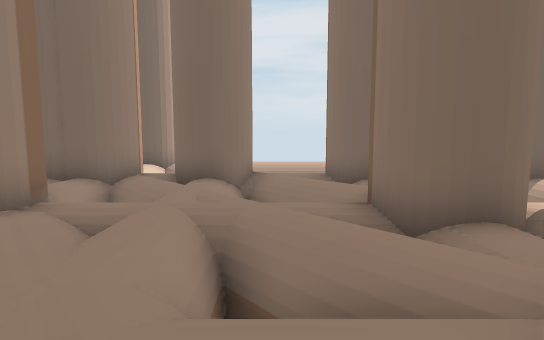
View 1 (above)

13 first-person views from a walk through a Unity game level. The camera is 0.51 m above the floor, tilts 6° down and sees 80° across. The floor is counted in squares, 0.5 m on a side. Each view is taken from the middle of a square. On the plan, view 1 faces up. The plan holds only what a view shows up to about 12 squares ahead; the rest is blank. The place goes on beyond the plan. The player is left out.

View 2
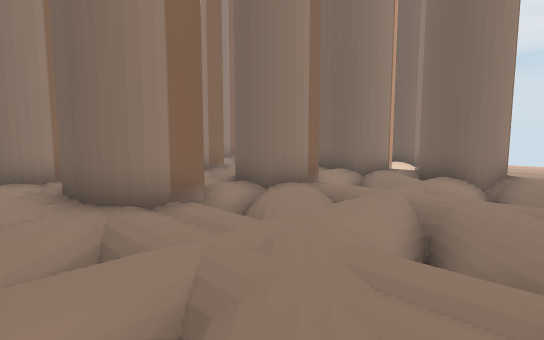

View 3
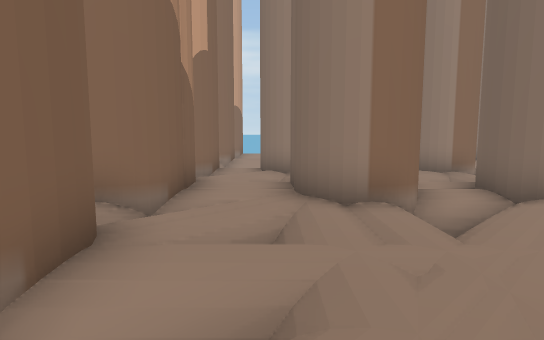

View 4
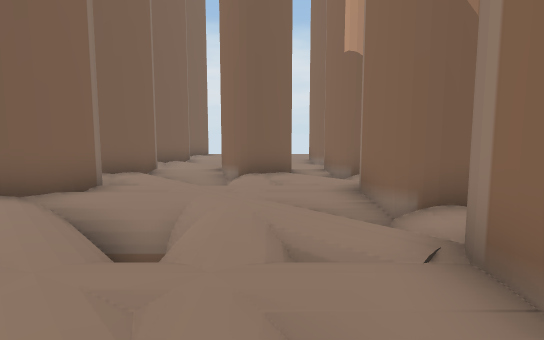

View 5
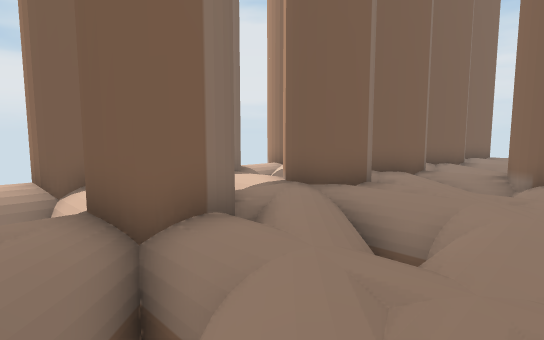

View 6
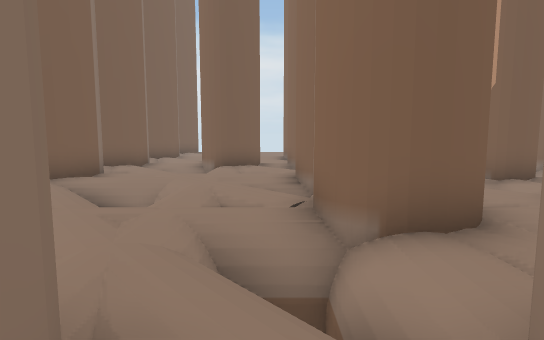

View 7
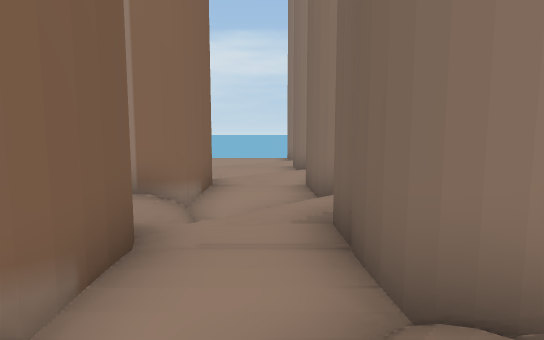

View 8
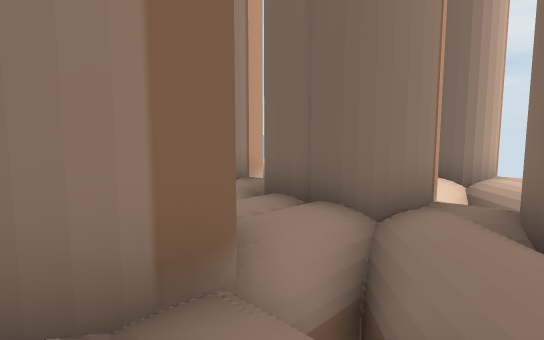

View 9
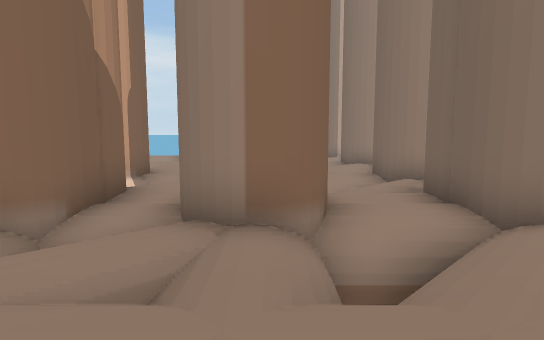

View 10
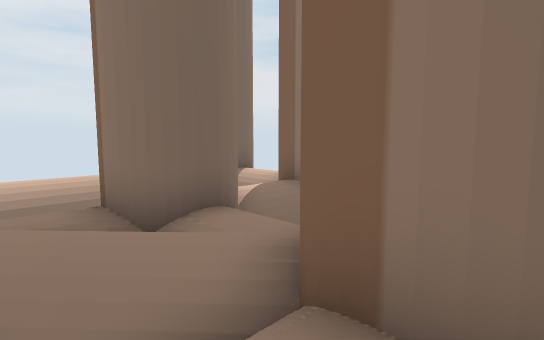

View 11
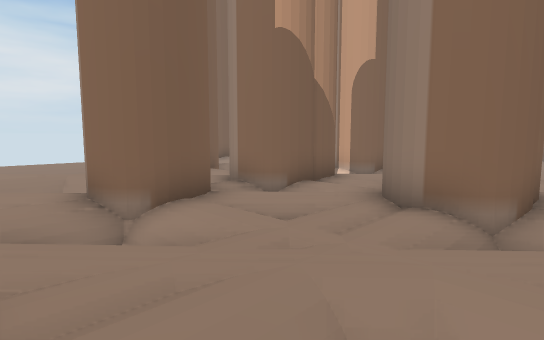

View 12
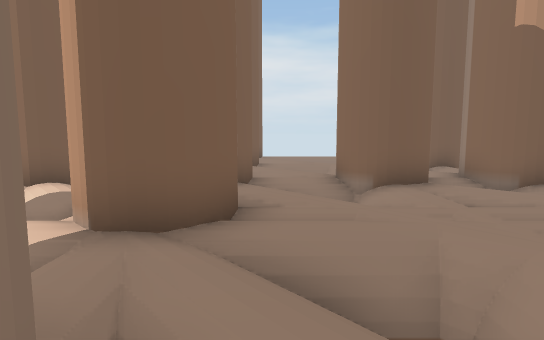

View 13
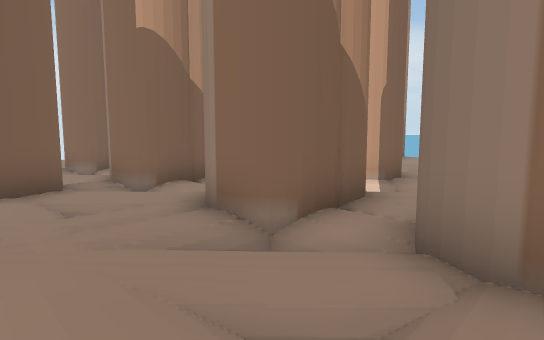

### Floor plan
Key: @ floor where view 1 was taken; # wall or solid block; x gap in a wall; . main floor; - floor 0.05 m lower than the main floor; _ floor 0.1 m lower than the main floor; < floor 0.15 m lower than the main floor; / step, stairs or slope; = window, fence, low wall or low ledge; v drop or lower ground.
Columns run from 9 left of view 1 to 5 right of it. Each row starts with its distance up from view 1.
 12     ##
 11
 10
  9  #x  #.##.## ..
  8 ##.###.##.-##<v
  7 ---.-//. v.--
  6 ##v-##v//vv## v
  5  #####.....##.#
  4  #  ##.////##.
  3  #/.=//./v///
  2  #/###/.///##_
  1  #.###.....##-#
  0  #.--.///@-#
 -1  #..-/.- v.-
 -2  ########_###
 -3         #-##

Where each view was taken, in squares from view 1:
view 1: 0 up, 0 right, facing up
view 2: 1 down, 1 right, facing up-left
view 3: 0 up, 1 right, facing left
view 4: 7 up, 2 left, facing down
view 5: 7 up, 2 left, facing down-right
view 6: 9 up, 3 left, facing down
view 7: 7 up, 2 left, facing left
view 8: 4 up, 2 left, facing up-left
view 9: 5 up, 0 right, facing left
view 10: 4 up, 0 right, facing up-right
view 11: 3 up, 1 right, facing down-left
view 12: 5 up, 1 right, facing down
view 13: 5 up, 1 left, facing down-left
